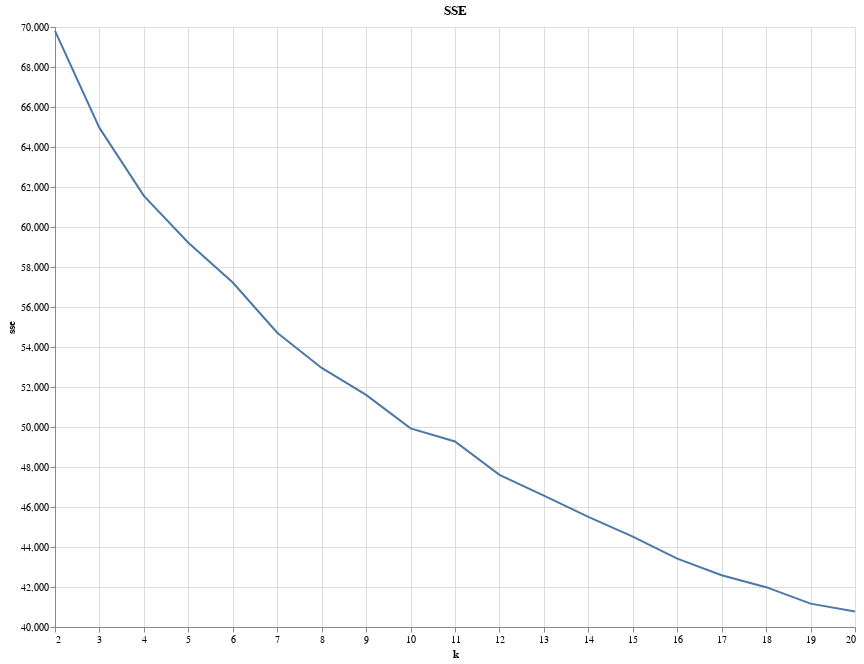

The cell this chart's notebook holds for it:
### Code cell
# Create a line plot
sse_plot = alt.Chart(sse_df).mark_line().encode(
    y=alt.Y('sse', type="quantitative", scale=alt.Scale(zero=False)),
    x=alt.X('k', type="quantitative"),
).properties(
    title='SSE'
)

sse_plot.properties(width=800, height=600)

### Figure 1 — Vega-Lite specification as saved in the notebook (floating-point values rounded to 4 significant figures)
{"config": {"view": {"continuousWidth": 300, "continuousHeight": 300}}, "data": {"name": "data-9287505f3d9685a0dcdcd0d3457f54eb"}, "mark": {"type": "line"}, "encoding": {"x": {"field": "k", "type": "quantitative"}, "y": {"field": "sse", "scale": {"zero": false}, "type": "quantitative"}}, "height": 600, "title": "SSE", "width": 800, "$schema": "https://vega.github.io/schema/vega-lite/v5.17.0.json", "datasets": {"data-9287505f3d9685a0dcdcd0d3457f54eb": [{"sse": 69810.0, "k": 2}, {"sse": 64960.0, "k": 3}, {"sse": 61560.0, "k": 4}, {"sse": 59210.0, "k": 5}, {"sse": 57230.0, "k": 6}, {"sse": 54710.0, "k": 7}, {"sse": 52950.0, "k": 8}, {"sse": 51600.0, "k": 9}, {"sse": 49930.0, "k": 10}, {"sse": 49280.0, "k": 11}, {"sse": 47610.0, "k": 12}, {"sse": 46570.0, "k": 13}, {"sse": 45500.0, "k": 14}, {"sse": 44520.0, "k": 15}, {"sse": 43420.0, "k": 16}, {"sse": 42590.0, "k": 17}, {"sse": 41990.0, "k": 18}, {"sse": 41170.0, "k": 19}, {"sse": 40770.0, "k": 20}]}}
